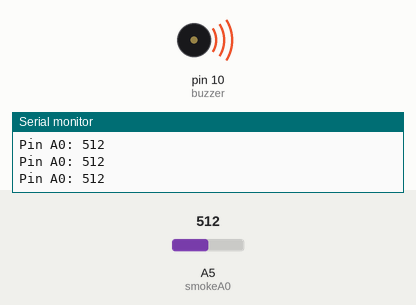
Recording of a sketch running on a simulated Arduino Uno, built with avr-gcc and run on an emulated ATmega328P. Parts: buzzer (waves = sounding), the last lines printed to the serial monitor. The inputs (shaded band) are chosen by the test bench; at power-on: A5 (smokeA0) = 512.

Above: at 1.2 s.
1.3 s: A5 (smokeA0) set to 208
2.8 s: A5 (smokeA0) set to 183
At 3.7 s:
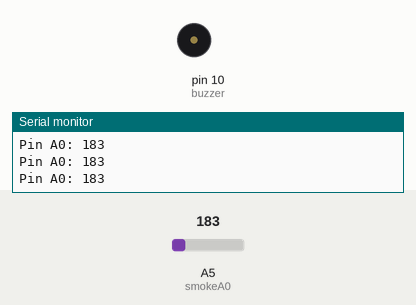
4.3 s: A5 (smokeA0) set to 210
At 5.1 s:
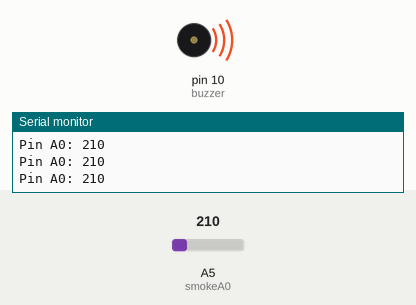
5.8 s: A5 (smokeA0) set to 190
At 6.4 s:
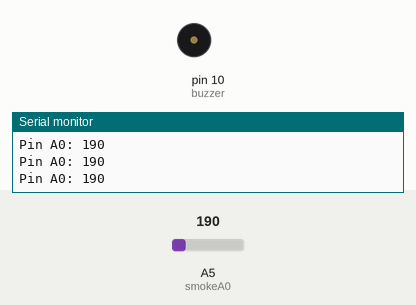
Timing chart, 0 to 8.3 s (numbered marks = the images above; inputs shaded):
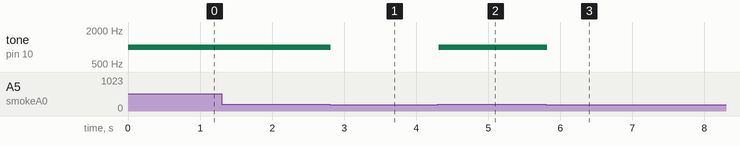

Measured:
- the behaviour switches between 201 and 200 on A5 (smokeA0) (found by bisection; images 0 and 1)
- after the input at 2.8 s, tone on pin 10 (buzzer): 1000 Hz → silent at once
- after the input at 4.3 s, tone on pin 10 (buzzer): silent → 1000 Hz at once
- after the input at 5.8 s, tone on pin 10 (buzzer): 1000 Hz → silent at once

The sketch:

pollution_monitoring.ino
```cpp
int buzzer = 10;
int smokeA0 = A5;

// Your threshold value. You might need to change it.
int sensorThres = 200;

void setup() {
  pinMode(buzzer, OUTPUT);
  pinMode(smokeA0, INPUT);
  \
  Serial.begin(9600);
}

void loop() {
  int analogSensor = analogRead(smokeA0);

  Serial.print("Pin A0: ");
  Serial.println(analogSensor);
  // Checks if it has reached the threshold value
  if (analogSensor > sensorThres)
  {
    tone(buzzer, 1000, 200);
  }
  else
  {
    noTone(buzzer);
  }
  delay(100);
}
```
